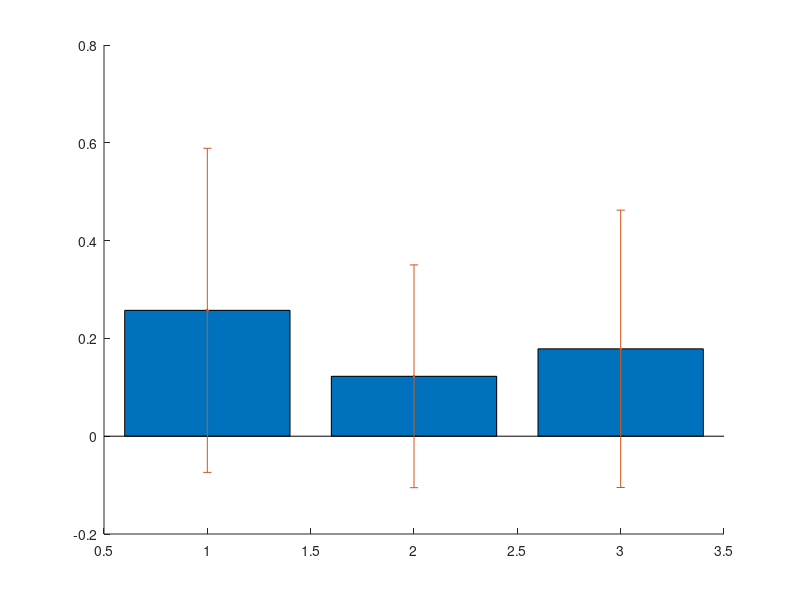

This chart was generated by the following MATLAB code:
mean_velocity = [0.2574, 0.1225, 0.1787]; % mean velocity
std_velocity = [0.3314, 0.2278, 0.2836];  % standard deviation of velocity
figure
hold on
bar(1:3,mean_velocity)
errorbar(1:3,mean_velocity,std_velocity,'.')